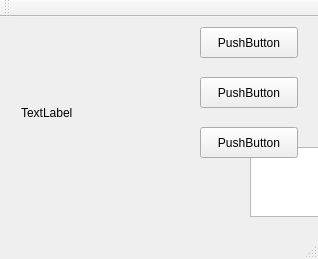
<?xml version="1.0" encoding="UTF-8"?>
<ui version="4.0">
 <class>MainWindow</class>
 <widget class="QMainWindow" name="MainWindow">
  <property name="geometry">
   <rect>
    <x>0</x>
    <y>0</y>
    <width>318</width>
    <height>259</height>
   </rect>
  </property>
  <property name="cursor">
   <cursorShape>ArrowCursor</cursorShape>
  </property>
  <property name="windowTitle">
   <string>MainWindow</string>
  </property>
  <widget class="QWidget" name="centralWidget">
   <widget class="QGraphicsView" name="view">
    <property name="geometry">
     <rect>
      <x>250</x>
      <y>130</y>
      <width>70</width>
      <height>70</height>
     </rect>
    </property>
    <property name="sizePolicy">
     <sizepolicy hsizetype="Expanding" vsizetype="Expanding">
      <horstretch>0</horstretch>
      <verstretch>0</verstretch>
     </sizepolicy>
    </property>
    <property name="sizeIncrement">
     <size>
      <width>0</width>
      <height>0</height>
     </size>
    </property>
    <property name="cursor" stdset="0">
     <cursorShape>CrossCursor</cursorShape>
    </property>
    <property name="dragMode">
     <enum>QGraphicsView::NoDrag</enum>
    </property>
   </widget>
   <widget class="QPushButton" name="pushButton">
    <property name="geometry">
     <rect>
      <x>200</x>
      <y>10</y>
      <width>98</width>
      <height>31</height>
     </rect>
    </property>
    <property name="text">
     <string>PushButton</string>
    </property>
   </widget>
   <widget class="QPushButton" name="pushButton_2">
    <property name="geometry">
     <rect>
      <x>200</x>
      <y>60</y>
      <width>98</width>
      <height>31</height>
     </rect>
    </property>
    <property name="text">
     <string>PushButton</string>
    </property>
   </widget>
   <widget class="QPushButton" name="pushButton_3">
    <property name="geometry">
     <rect>
      <x>200</x>
      <y>110</y>
      <width>98</width>
      <height>31</height>
     </rect>
    </property>
    <property name="text">
     <string>PushButton</string>
    </property>
   </widget>
   <widget class="QWidget" name="horizontalLayoutWidget">
    <property name="geometry">
     <rect>
      <x>10</x>
      <y>10</y>
      <width>181</width>
      <height>171</height>
     </rect>
    </property>
    <layout class="QHBoxLayout" name="horizontalLayout">
     <item>
      <widget class="QLabel" name="label">
       <property name="text">
        <string>TextLabel</string>
       </property>
      </widget>
     </item>
    </layout>
   </widget>
  </widget>
  <widget class="QMenuBar" name="menuBar">
   <property name="geometry">
    <rect>
     <x>0</x>
     <y>0</y>
     <width>318</width>
     <height>29</height>
    </rect>
   </property>
  </widget>
  <widget class="QToolBar" name="mainToolBar">
   <attribute name="toolBarArea">
    <enum>TopToolBarArea</enum>
   </attribute>
   <attribute name="toolBarBreak">
    <bool>false</bool>
   </attribute>
  </widget>
  <widget class="QStatusBar" name="statusBar"/>
 </widget>
 <layoutdefault spacing="6" margin="11"/>
 <resources/>
 <connections/>
</ui>
